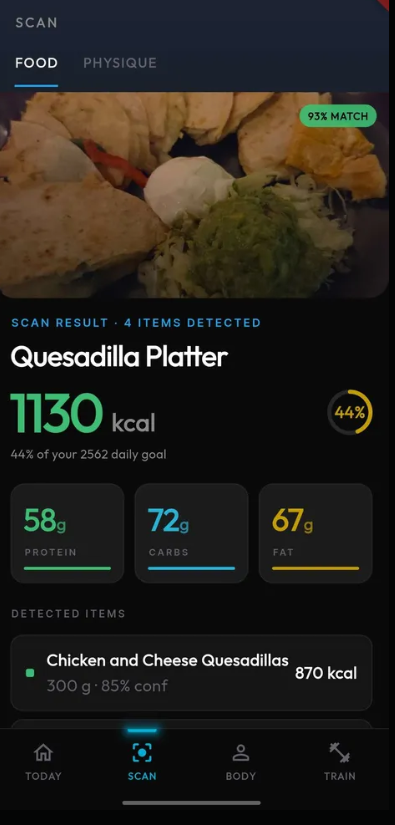
#> input picture store_assets/raw/raw_scan_food.png, 395 x 825 px, found by its file name; its folder holds 4 pictures in this run
$ python process_real_screenshots.py
#> lines starting #> are read from the running program, lines starting #| are printed output that depends on the picture
"""Turns the real device captures in store_assets/raw/ into Play-ready shots.

These are genuine screenshots of the running app, so they are the most honest
thing to put on the listing. Three things stand between them and Play:

  1. Several carry the red Flutter DEBUG ribbon in the top-right corner. That
     cannot ship — it advertises a debug build.
  2. Some include the phone status bar, and one is a screenshot shared through
     a messaging app, so it carries that app's chrome top and bottom.
  3. They are 9:19.5 or odd mirror-window sizes; Play wants each phone shot
     between 16:9 and 9:16, and a consistent set looks far better.

Every fill here is edge replication from the image's own pixels, never an
invented colour: the app paints a vertical gradient (kPageGradient), which is
horizontally uniform, so extending a row sideways is seamless and extending
the top/bottom row vertically continues the gradient's own end colour.

Run:  python tool/process_real_screenshots.py
"""

from PIL import Image

RAW = "store_assets/raw"
TARGET = (1080, 1920)  # 9:16, the tallest Play accepts for a phone shot


def trim_borders(im):
    """Drop the black window-border strips the mirror capture leaves.

    Up to 15px down one side on these files. Left in, edge replication copies
    that black column outward and the finished shot gets a hard black band
    beside the app instead of the page gradient.
    """
    w, h = im.size
#> w = 395; h = 825
    px = im.load()

    def col_dark(x):
        ys = range(0, h, 7)
        return sum(sum(px[x, y]) for y in ys) / (len(list(ys)) * 3) < 6

    def row_dark(y):
        xs = range(0, w, 7)
        return sum(sum(px[x, y]) for x in xs) / (len(list(xs)) * 3) < 6

    left = 0
    while left < w // 4 and col_dark(left):
        left += 1
#> after the loop, left = 0
    right = w - 1
#> right = 394
    while right > 3 * w // 4 and col_dark(right):
        right -= 1
#> this loop made 6 passes
#> right on passes 1 to 6: 393, 392, 391, 390, 389, 388
#> after the loop, right = 388
    top = 0
#> top = 0
    while top < h // 4 and row_dark(top):
        top += 1
#> this loop made 0 passes
#> after the loop, top = 0
    bottom = h - 1
#> bottom = 824
    while bottom > 3 * h // 4 and row_dark(bottom):
        bottom -= 1
#> this loop made 15 passes
#> bottom on passes 1 to 12: 823, 822, 821, 820, 819, 818, 817, 816, 815, 814, 813, 812
#> after the loop, bottom = 809
    return im.crop((left, top, right + 1, bottom + 1))
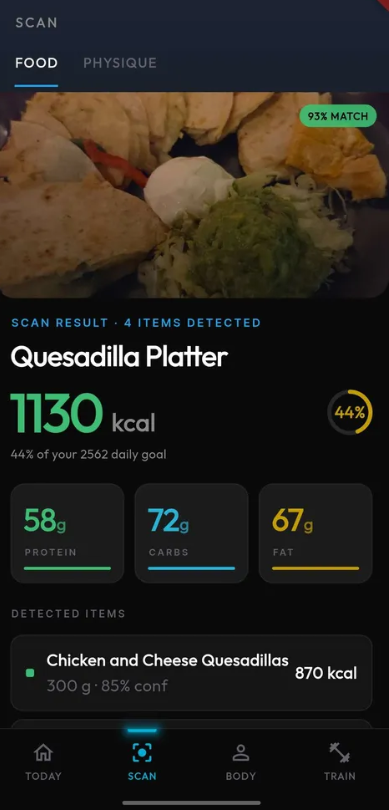
#> returned value: PIL image 389x810 RGB; mean R, G, B 37.9, 35.1, 29.4


def clear_debug_ribbon(im):
    """Crop off the top strip carrying the red Flutter DEBUG ribbon.

    Cropping, not painting over. An earlier pass filled the top-right corner
    with background and destroyed real content with it — the BODY screen has
    an "AUG 31" date chip in exactly that corner. The ribbon only ever occupies
    the first few rows, so trimming them costs nothing and cannot erase a
    control.

    The row extent is measured per image rather than assumed: it runs 9-12px
    on the mirror captures and ~40px on the one that also shows the phone
    status bar. Detection is deliberately confined to the far corner and to
    strongly saturated red, because a wider test matched the warm tones in the
    food photo and would have cropped the whole header away.
    """
    w, h = im.size
#> w = 389; h = 810
    px = im.load()
    rows = [
        y
        for y in range(int(h * 0.10))
        for x in range(int(w * 0.86), w)
        if px[x, y][0] > 110
        and px[x, y][0] > px[x, y][1] * 2.2
        and px[x, y][0] > px[x, y][2] * 2.2
    ]
#> rows = 50 values from 0 to 8
    return im.crop((0, max(rows) + 9, w, h)) if rows else im
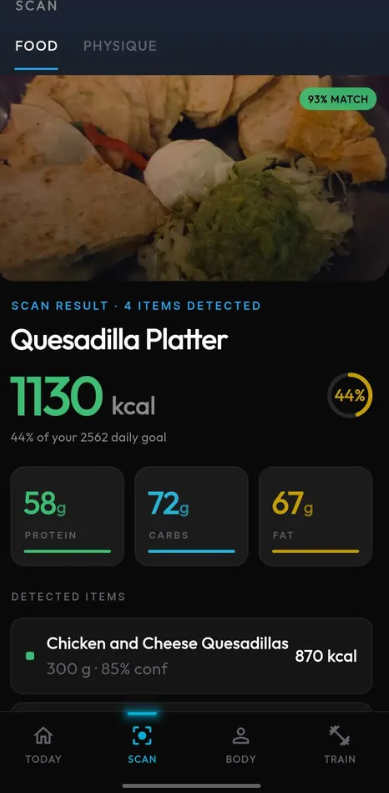
#> returned value: PIL image 389x793 RGB; mean R, G, B 38.1, 35.1, 28.9


def replicate_pad(im, target):
    """Fit inside target, then pad by repeating the edge pixels.

    Scaling to fit rather than cropping to fill: these screens are already
    composed, and cropping would slice a card. Padding by replication keeps
    the app's own gradient running to the frame edge instead of dropping a
    flat band beside it.
    """
#> called with target = (1080, 1920)
    tw, th = target
    w, h = im.size
#> w = 389; h = 793
    scale = min(tw / w, th / h)
#> scale = 2.42
    nw, nh = max(1, round(w * scale)), max(1, round(h * scale))
#> nw = 942; nh = 1920
    im = im.resize((nw, nh), Image.LANCZOS)
#> im: PIL image 942x1920 RGB

    out = Image.new("RGB", target)
#> out: PIL image 1080x1920 RGB; every value is 0
    ox, oy = (tw - nw) // 2, (th - nh) // 2
#> ox = 69; oy = 0
    out.paste(im, (ox, oy))
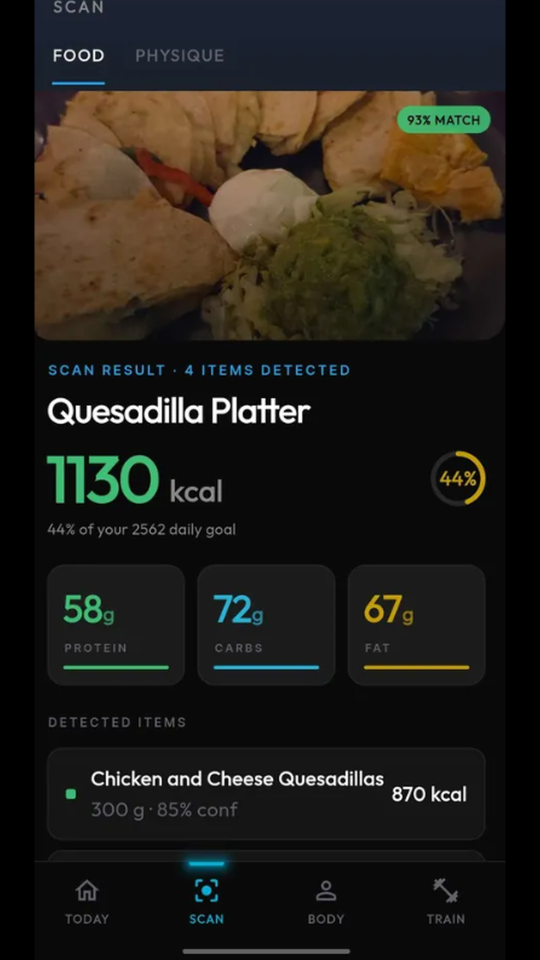
#> out: PIL image 1080x1920 RGB (shown at 1/2 size); mean R, G, B 33.2, 30.6, 25.2

    px, sp = out.load(), im.load()
    for y in range(nh):
        left, right = sp[0, y], sp[nw - 1, y]
        for x in range(ox):
            px[x, oy + y] = left
        for x in range(ox + nw, tw):
            px[x, oy + y] = right
#> this loop made 1920 passes
#> right on passes 4 to 6: (29, 35, 51), (29, 35, 51), (29, 35, 51)
    for y in range(oy):
        for x in range(tw):
            px[x, y] = px[x, oy]
    for y in range(oy + nh, th):
        for x in range(tw):
            px[x, y] = px[x, oy + nh - 1]
    return out


def process(src, dst, *, crop=None, ribbon=True):
    im = Image.open(f"{RAW}/{src}").convert("RGB")
    if crop:
        im = im.crop(crop)
    im = trim_borders(im)
    if ribbon:
        im = clear_debug_ribbon(im)
    out = replicate_pad(im, TARGET)
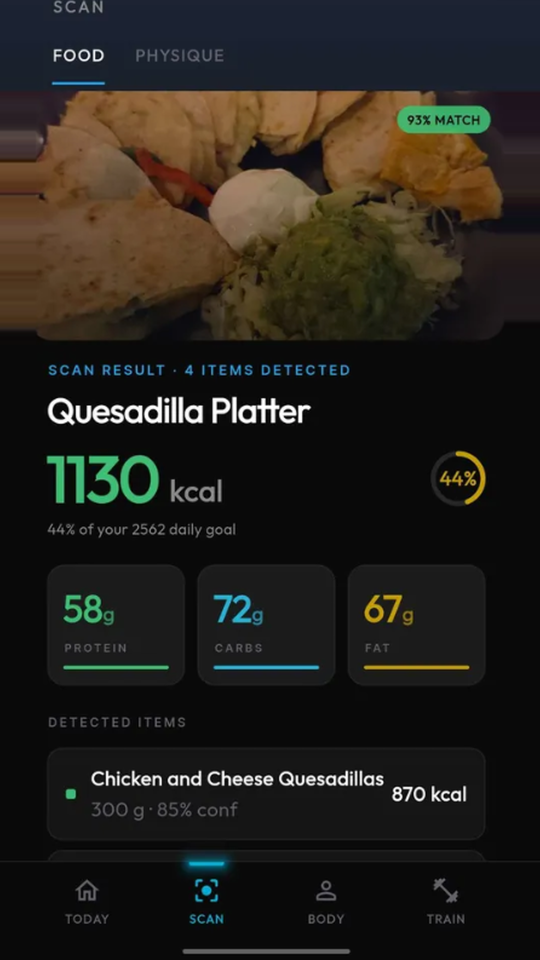
#> out: PIL image 1080x1920 RGB (shown at 1/2 size); mean R, G, B 36, 33.1, 27.6
    out.save(f"store_assets/{dst}", "PNG", optimize=True)
    print(f"{dst:40} <- {src} {Image.open(f'{RAW}/{src}').size} -> {out.size}")
#| 05_screenshot_food_scan.png              <- raw_scan_food.png (395, 825) -> (1080, 1920)


if __name__ == "__main__":
    # Mirror-window captures. raw_body also carries the phone status bar, so
    # its top strip goes; the others start at the app's own header.
    process("raw_scan_food.png", "05_screenshot_food_scan.png")
    process("raw_scan_physique.png", "06_screenshot_physique_scan.png", ribbon=False)
#> call 2 of process, with src = 'raw_scan_physique.png', dst = '06_screenshot_physique_scan.png', ribbon = False
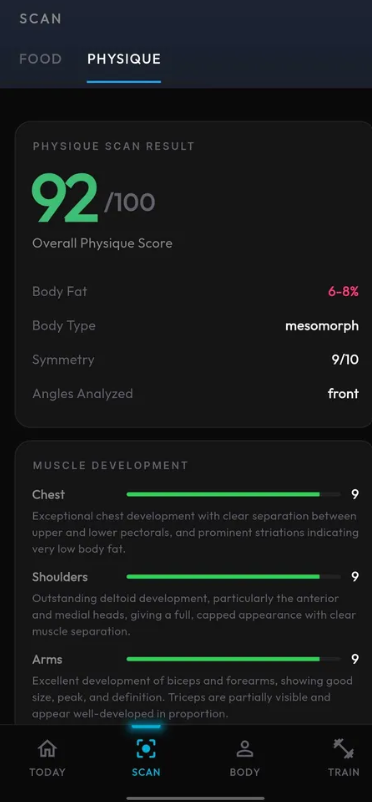
#> input picture store_assets/raw/raw_scan_physique.png, 372 x 802 px, found by its file name
#> call 2 of replicate_pad, with target = (1080, 1920)
#> in replicate_pad (call 2), `out.paste(im, (ox, oy))`:
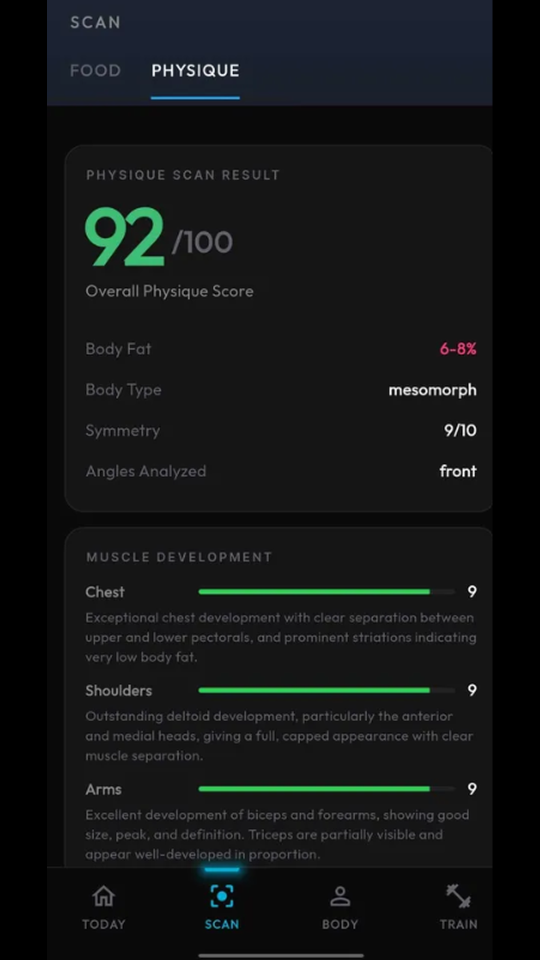
#> out: PIL image 1080x1920 RGB (shown at 1/2 size); mean R, G, B 19.1, 21.5, 21.9
#> the loop in replicate_pad (call 2), `for y in range(nh):` made 1920 passes
#> in process (call 2), `out = replicate_pad(im, TARGET)`:
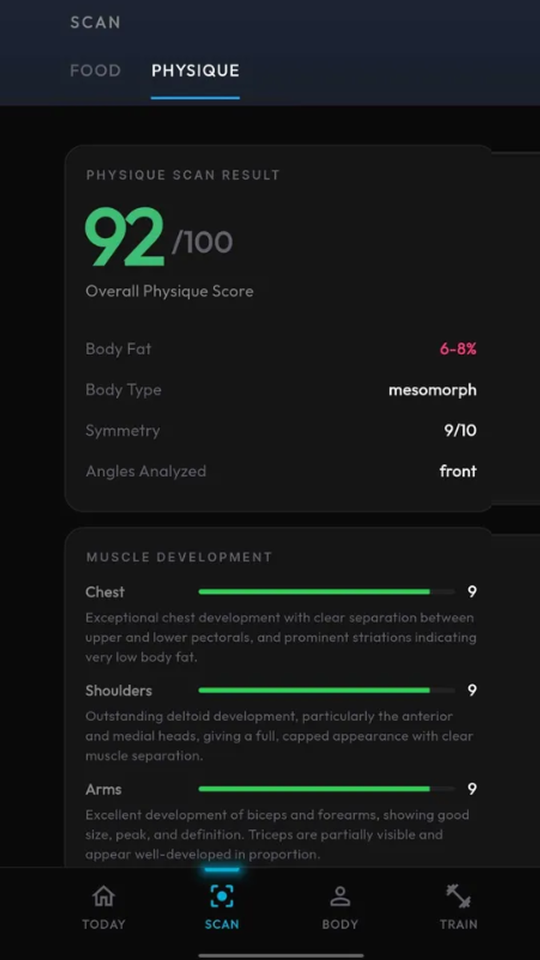
#> out: PIL image 1080x1920 RGB (shown at 1/2 size); mean R, G, B 21.8, 24.3, 25
#| 06_screenshot_physique_scan.png          <- raw_scan_physique.png (372, 802) -> (1080, 1920)
    process("raw_body.png", "07_screenshot_body.png")
#> (the run stopped early here; a loop or call above may not have finished)
